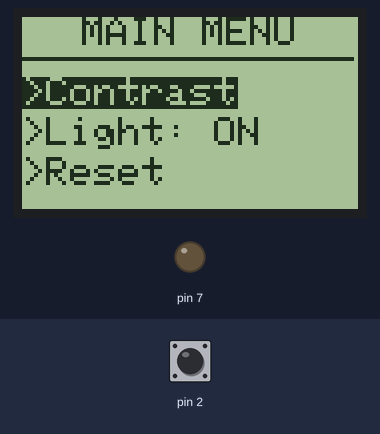
The sketch below on a simulated Arduino Uno, built with avr-gcc and run on an emulated ATmega328P. Shown: 84×48 one-colour display, output pins drawn as LEDs (lit = HIGH). The test bench sets the inputs (shaded band); at power-on: pin 2 HIGH.

Above: at 1.2 s.
1.3 s: pin 2 pulled LOW for 0.15 s
At 2.2 s:
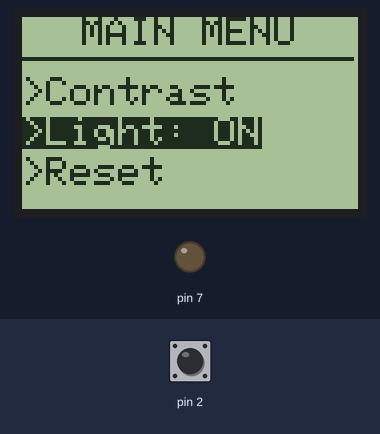
4.4 s: pin 2 pulled LOW for 1 s
At 6.9 s:
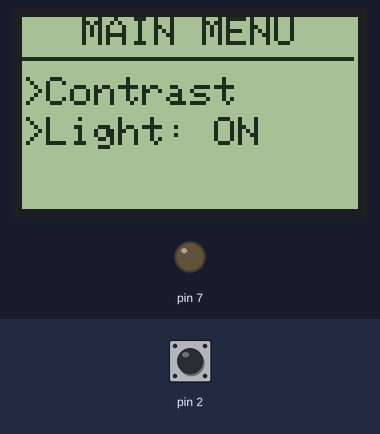
7.2 s: pin 2 pulled LOW for 0.15 s
At 8.5 s:
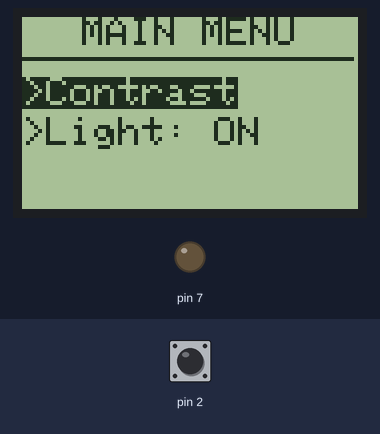
10.3 s: pin 2 pulled LOW for 3.2 s
At 11.6 s:
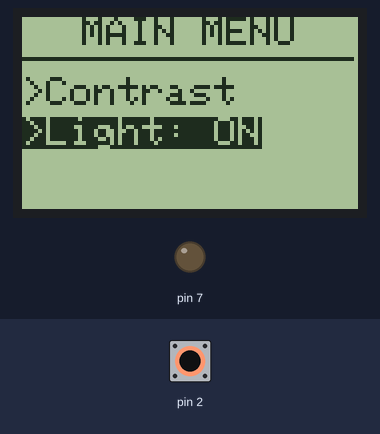
Timing chart, 0 to 13.3 s (numbered marks = the images above; inputs shaded):
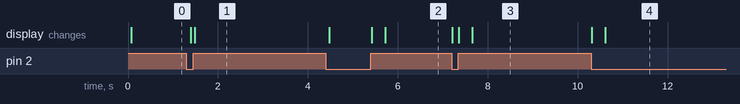

The sketch:

Nokia5110Menu.ino
```cpp
#include <Adafruit_GFX.h>
#include <Adafruit_PCD8544.h>

boolean backlight = true;
int contrast=50;

int menuitem = 1;
int page = 1;

volatile boolean up = false;
volatile boolean down = false;
volatile boolean middle = false;


int downButtonState = 0;
int upButtonState = 0;
int selectButtonState = 0;
int lastDownButtonState = 0;
int lastSelectButtonState = 0;
int lastUpButtonState = 0;

Adafruit_PCD8544 display = Adafruit_PCD8544( 5, 4, 3);

void setup() {

  pinMode(2, INPUT_PULLUP);
  pinMode(1, INPUT_PULLUP);
  pinMode(0, INPUT_PULLUP);
  pinMode(7,OUTPUT);

  digitalWrite(7,LOW); //Turn Backlight ON

  Serial.begin(9600);

  display.begin();
  display.setContrast(contrast); //Set contrast to 50
  display.clearDisplay();
  display.display();
}

void loop() {

  drawMenu();

  downButtonState = digitalRead(2);
  selectButtonState = digitalRead(1);
  upButtonState =   digitalRead(0);

  checkIfDownButtonIsPressed();
  checkIfUpButtonIsPressed();
  checkIfSelectButtonIsPressed();

  if (up && page == 1 ) {
    up = false;
    menuitem--;
    if (menuitem==0)
    {
      menuitem=3;
    }
  }else if (up && page == 2 ) {
    up = false;
    contrast--;
    setContrast();
  }


  if (down && page == 1) {
    down = false;
    menuitem++;
    if (menuitem==4)
    {
      menuitem=1;
    }
  }else if (down && page == 2 ) {
    down = false;
    contrast++;
    setContrast();
  }


  if (middle) {
    middle = false;

    if (page == 1 && menuitem==2)
    {
      if (backlight)
      {
        backlight = false;
        turnBacklightOff();
        }
      else
      {
        backlight = true;
        turnBacklightOn();
       }
    }

    if(page == 1 && menuitem ==3)
    {
      resetDefaults();
    }


else if (page == 1 && menuitem==1) {
      page=2;
     }
else if (page == 2) {
      page=1;
     }
   }

  }
```

func.ino
```cpp
  void checkIfDownButtonIsPressed()
  {
    if (downButtonState != lastDownButtonState)
  {
    if (downButtonState == 0)
    {
      down=true;
    }
    delay(50);
  }
   lastDownButtonState = downButtonState;
  }

void checkIfUpButtonIsPressed()
{
  if (upButtonState != lastUpButtonState)
  {
    if (upButtonState == 0) {
      up=true;
    }
    delay(50);
  }
   lastUpButtonState = upButtonState;
}

void checkIfSelectButtonIsPressed()
{
   if (selectButtonState != lastSelectButtonState)
  {
    if (selectButtonState == 0) {
      middle=true;
    }
    delay(50);
  }
   lastSelectButtonState = selectButtonState;
}


  void drawMenu()
  {

  if (page==1)
  {
    display.setTextSize(1);
    display.clearDisplay();
    display.setTextColor(BLACK, WHITE);
    display.setCursor(15, 0);
    display.print("MAIN MENU");
    display.drawFastHLine(0,10,83,BLACK);
    display.setCursor(0, 15);

    if (menuitem==1)
    {
      display.setTextColor(WHITE, BLACK);
    }
    else
    {
      display.setTextColor(BLACK, WHITE);
    }
    display.print(">Contrast");
    display.setCursor(0, 25);

    if (menuitem==2)
    {
      display.setTextColor(WHITE, BLACK);
    }
    else
    {
      display.setTextColor(BLACK, WHITE);
    }
    display.print(">Light: ");

    if (backlight)
    {
      display.print("ON");
    }
    else
    {
      display.print("OFF");
    }
    display.display();

    if (menuitem==3)
    {
      display.setTextColor(WHITE, BLACK);
    }
    else
    {
      display.setTextColor(BLACK, WHITE);
    }
    display.setCursor(0, 35);
    display.print(">Reset");
    display.display();
  }


  else if (page==2)
  {

    display.setTextSize(1);
    display.clearDisplay();
    display.setTextColor(BLACK, WHITE);
    display.setCursor(15, 0);
    display.print("CONTRAST");
    display.drawFastHLine(0,10,83,BLACK);
    display.setCursor(5, 15);
    display.print("Value");
    display.setTextSize(2);
    display.setCursor(5, 25);
    display.print(contrast);

    display.setTextSize(2);
    display.display();
  }

  }

  void resetDefaults()
  {
    contrast = 50;
    setContrast();
    backlight = true;
    turnBacklightOn();
  }

  void setContrast()
  {
    display.setContrast(contrast);
    display.display();
  }

  void turnBacklightOn()
  {
    digitalWrite(7,LOW);
  }

    void turnBacklightOff()
  {
    digitalWrite(7,HIGH);
  }
```

Measured:
- after the input at 1.3 s, the display: first changes after 0.10 s (image 1 shows a later state)
- after the input at 4.4 s, the display: changes after 0.07 s (image 2)
- after the input at 7.2 s, the display: first changes at once (image 3 shows a later state)
